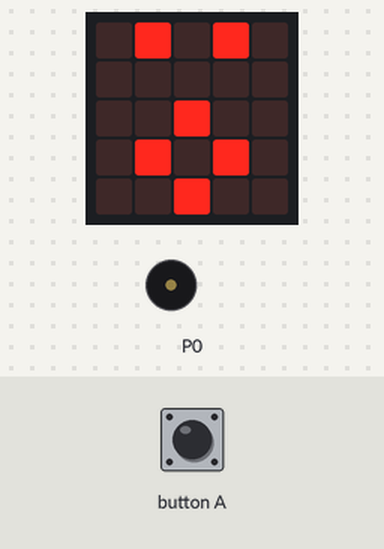
This program was run on a simulated BBC micro:bit (MakeCode). On the bench: the board's 5×5 LED display, buzzer (waves = sounding). Inputs (shaded band) come from the test bench.

Above: at 15.1 s.
At 17.3 s:
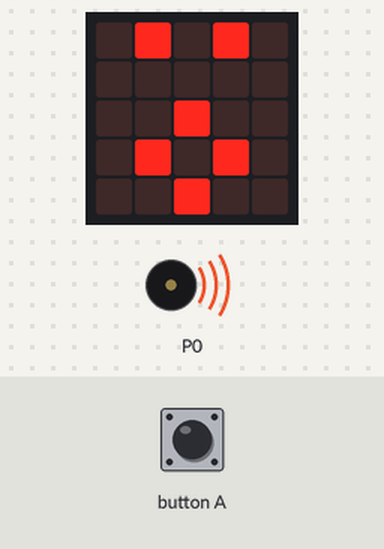
17.4 s: button A pressed for 0.15 s
At 18.7 s:
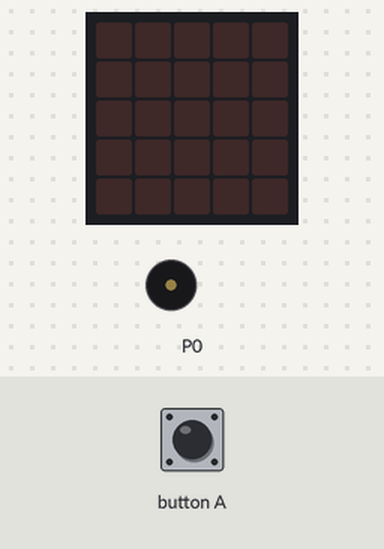
Timing chart, 0 to 20.4 s (numbered marks = the images above; inputs shaded):
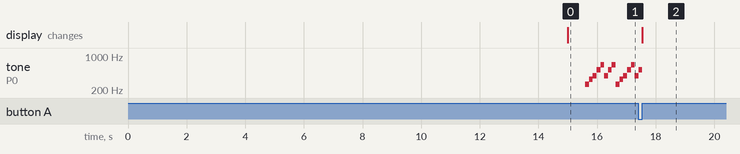

The program:

main.ts
```typescript
let alarmOn = false

input.onButtonPressed(Button.A, function () {
    if (alarmOn) {
        alarmOn = false
        music.stopAllSounds()
        basic.clearScreen()
    }
})

basic.forever(function () {
    if (!alarmOn) {
        // 15초 기다리기
        basic.pause(15000)

        // 알람 시작
        alarmOn = true
        basic.showIcon(IconNames.Surprised)

        // 알람 소리를 반복해서 재생
        music.beginMelody(
            music.builtInMelody(Melodies.Prelude),
            MelodyOptions.ForeverInBackground
        )
    } else {
        basic.pause(100)
    }
})
```

test.ts
```typescript
// 테스트는 여기로 이동합니다; 이 패키지가 확장으로 사용될 때 컴파일되지 않을 것 입니다.
```

Measured:
- after the input at 17.4 s, the display: changes after 0.15 s (image 2)
- by itself, tone on P0: plays 262 Hz for 0.13 s, 330 Hz for 0.13 s, 392 Hz for 0.13 s, 523 Hz for 0.13 s, 659 Hz for 0.13 s, 392 Hz for 0.13 s … (14 notes in this stretch)
